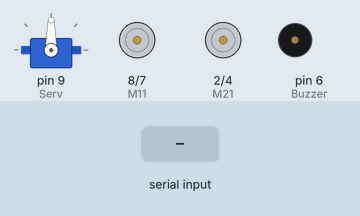
Recording of a sketch running on a simulated Arduino Uno, built with avr-gcc and run on an emulated ATmega328P. Parts: servo, motor-driver pin pairs drawn as motors (green arrow = first pin HIGH = forward, orange = second pin HIGH = backward, longer = more drive, scaled by the enable pin), buzzer (waves = sounding). The inputs (shaded band) are chosen by the test bench.

Above: at 4.9 s.
5.0 s: "X" received over the second serial link
At 6.2 s:
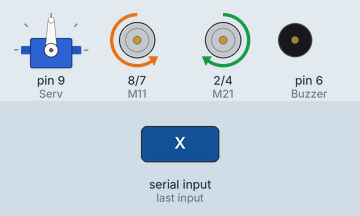
8.0 s: "W" received over the second serial link
At 8.9 s:
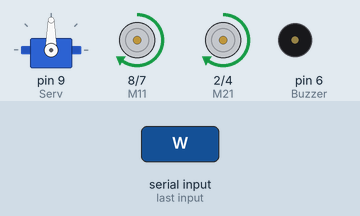
9.5 s: "S" received over the second serial link
At 10.0 s:
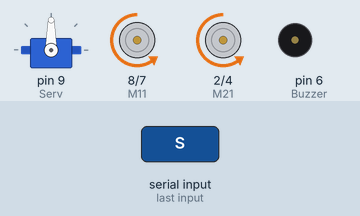
11.0 s: "A" received over the second serial link
At 12.2 s:
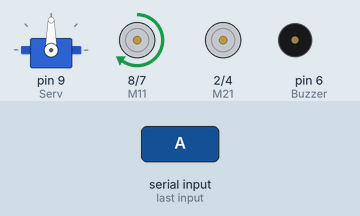
12.5 s: "D" received over the second serial link
At 13.5 s:
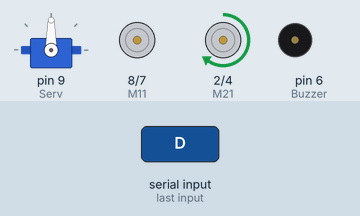
14.0 s: "X" received over the second serial link
At 14.2 s:
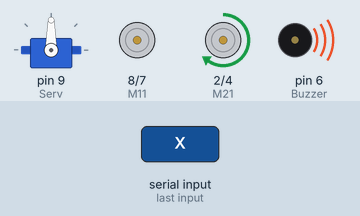
Timing chart, 0 to 17.5 s (numbered marks = the images above; inputs shaded):
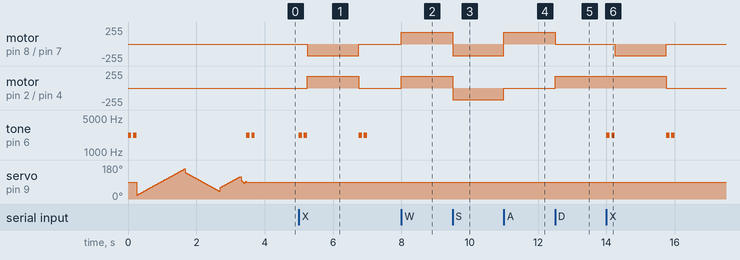

Measured:
- after the input at 5.0 s, motor on pin 8 (M11) / pin 7 (M12): stopped → backward 175/255 after 0.25 s, → stopped 1.5 s later; motor on pin 2 (M21) / pin 4 (M22): stopped → forward 175/255 after 0.25 s, → stopped 1.5 s later; tone on pin 6 (Buzzer): plays 2200 Hz for 0.10 s, 2200 Hz for 0.10 s, 2200 Hz for 0.10 s, 2200 Hz for 0.10 s, starting at once
- after the input at 8.0 s, motor on pin 8 (M11) / pin 7 (M12), motor on pin 2 (M21) / pin 4 (M22): stopped → forward 175/255 at once
- after the input at 9.5 s, motor on pin 8 (M11) / pin 7 (M12), motor on pin 2 (M21) / pin 4 (M22): forward 175/255 → backward 175/255 at once
- after the input at 11.0 s, motor on pin 8 (M11) / pin 7 (M12): backward 175/255 → forward 175/255 at once; motor on pin 2 (M21) / pin 4 (M22): backward 175/255 → stopped at once
- after the input at 12.5 s, motor on pin 8 (M11) / pin 7 (M12): forward 175/255 → stopped at once; motor on pin 2 (M21) / pin 4 (M22): stopped → forward 175/255 at once
- after the input at 14.0 s, motor on pin 8 (M11) / pin 7 (M12): stopped → backward 175/255 after 0.25 s, → stopped 1.5 s later; motor on pin 2 (M21) / pin 4 (M22): forward 175/255 → stopped after 1.8 s; tone on pin 6 (Buzzer): plays 2200 Hz for 0.10 s, 2200 Hz for 0.10 s, 2200 Hz for 0.10 s, 2200 Hz for 0.10 s, starting at once

The sketch:

CarBluetooth.ino
```cpp
#include <SoftwareSerial.h>

#include <Servo.h>


//Declaracion de las variables

//Motor 1 Derecho
const int M11=8;
const int M12=7;

//Motor 2 Izquierdo
const int M22=4;
const int M21=2;

//Control de velocidad de los motores
const int M1PWM=3;
const int M2PWM=5;

//Buzzer
const int Buzzer=6;

//Control del servo
const int Serv=9;

//Comunicacion con el cell
const int RX=10;//Receptor
const int TX=11;//Transmisor

//Declarion de pines para el ultrasonido
const int Echo=12;//Receptor
const int Triger=13;//Transmisor

//Declarion de variables temporales
int vel=175;//velocidad por defecto

int pos=20;//posicion minima que el servo puede llegar y 160 para la maxima apertura.
int dis; // distancia del objeto
char r;// Lectura de datos para saber que accion ejecutar

long tiempoEntrada;  // Almacena el tiempo de respuesta del sensor de entrada
float distanciaEntrada;  // Almacena la distancia en cm a la que se encuentra el objeto
const int distmin=25;//es la distancia minima a la que puede estar ub objeto para esquivarlo

//funcionamiento del sensorymotores

//Creacion de Objetos
Servo S;//Servo
SoftwareSerial BT(RX,TX);//comunicacion con cell


void setup() {

S.attach(Serv);

BT.begin(9600);

//Declarion de modo de pines motor 1
pinMode (M11, OUTPUT);
  pinMode (M12, OUTPUT);

//Declarion de modo de pines motor 2
  pinMode (M21, OUTPUT);
  pinMode (M22, OUTPUT);

//Declarion de modo de pines motor control de velocidad
  pinMode (M1PWM, OUTPUT);
  pinMode (M2PWM, OUTPUT);

  //Declarion de modo de pin para el Buzzer
 pinMode(Buzzer,OUTPUT);

  pinMode(Triger,OUTPUT); // El emisor emite por lo que es configurado como salida
  pinMode(Echo,INPUT);   // El receptor recibe por lo que es configurado como entrada

//Declaramos la velocidad inicializal
  analogWrite(M1PWM,vel);
  analogWrite(M2PWM,vel);

// Accion que realiza el auto al inciarce
Buzz();//pitido de encendido
ServoInit();//movimiento del servo para comprobar que funcion
Buzz();//pitido de inicio del ciclo loop

}


void loop() {

       //FunObs(); //Funciomiento por reconocimento de obastaculos
       FunBT();//Funcionamiento por control BT

    }


void robotAvance()
{
  // Motor Derecho
  // Al mantener un pin HIGH y el otro LOW el motor gira en un sentido

  digitalWrite (M11, HIGH);
  digitalWrite (M12, LOW);
  // Motor Izquierdo
  // Al mantener un pin HIGH y el otro LOW el motor gira en un sentido
  digitalWrite (M21, HIGH);
  digitalWrite (M22, LOW);
}
/*
  Función robotRetroceso: esta función hará que ambos motores se activen a máxima potencia
  en sentido contrario al anterior por lo que el robot avanzará hacia atrás
*/
void robotRetroceso()
{

  // Motor Derecho
  // Al mantener un pin LOW y el otro HIGH el motor gira en sentido contrario al anterior
  digitalWrite (M11, LOW);
  digitalWrite (M12, HIGH);
  // Motor Izquierdo
  // Al mantener un pin LOW y el otro HIGH el motor gira en sentido contrario al anterior
  digitalWrite (M21, LOW);
  digitalWrite (M22, HIGH);
}
/*
  Función robotDerecha: esta función acccionará el motor izquierdo y parará el derecho
  por lo que el coche girará hacia la derecha (sentido horario)
*/
void robotIzquierda()
{
  //  Motor Derecho
  // Se activa el motor Derecho
  digitalWrite (M11, HIGH);
  digitalWrite (M12, LOW);

  // Motor Izquierdo
  // Se para el motor Izquierdo

  digitalWrite (M21, LOW);
  digitalWrite (M22, LOW);
}
/*
  Función robotIzquierda: esta función acccionará el motor derecho y parará el izquierdo
  por lo que el coche girará hacia la izquierda (sentido antihorario)
*/
void robotDerecha ()
{
   //  Motor Derecho
  // Se para el motor Derecho

  digitalWrite (M11, LOW);
  digitalWrite (M12, LOW);
  // Motor Izquierdo
  // Se activa el motor Izquierdo
  digitalWrite (M21, HIGH);
  digitalWrite (M22, LOW);
}
/*
  Función robotParar: esta función parará ambos motores
  por lo que el robot se parará.
*/
void robotParar()
{
  // Motor Derecho
  // Se para el motor Derecho
  digitalWrite (M11, LOW);
  digitalWrite (M12, LOW);

  // Motor Izquierdo
  // Se para el motor Izquierdo
  digitalWrite (M21, LOW);
  digitalWrite (M22, LOW);
}

////////////////////////////////////////////////////////////////////////////
//Funcionamiento del auto por medio del control Bt

 void FunBT(){
     if(BT.available())
  {


r=BT.read();

  if(r=='W'){
    robotAvance();
    }
   else if(r=='S'){
    robotRetroceso();}

   else if(r=='A'){
    robotIzquierda();}

   else if(r=='D'){
    robotDerecha();}

  else if(r=='X'){
  Buzz();
  //Motor Derecho
  digitalWrite (M11, LOW);
  digitalWrite (M12, HIGH);
  // Motor Izquierdo
  // Se activa el motor Izquierdo
  digitalWrite (M21, HIGH);
  digitalWrite (M22, LOW);
  delay(1500);
  robotParar();
 Buzz();

  }


else if(r=='F'){
if(vel<255){
  vel+=10;
analogWrite(M1PWM,vel);
analogWrite(M2PWM,vel);
}
}
else if(r=='f'){
  if(vel>75){
    vel-=10;
analogWrite(M1PWM,vel);
analogWrite(M2PWM,vel);  }
  }
  else {
    robotParar();
    }


}}
/////////////////////////////////////////////////////////////////////////////
// metodo para el buzzer y el servo
void Buzz(){
     tone(Buzzer,2200);
 delay(100);
noTone(Buzzer);
delay(50);
tone(Buzzer,2200);
delay(100);
noTone(Buzzer);
  }

void ServoInit(){
    S.write(20);//mini para que no colisiones y 160 maximo

  for(int i=20;i <=160;i++){
    S.write(i);
    delay(10);
    }
  for(int i=140;i >=40;i--){
    S.write(i);
    delay(10);
    }

    for(int i=60;i <=120;i++){
    S.write(i);
    delay(10);
    }
     for(int i=100;i >=80;i--){
    S.write(i);
    delay(5);
    }
    for(int i=85;i <=95;i++){
    S.write(i);
    delay(5);
    }

    S.write(90);
    }

///////////////////////////////////////////////////////////////////////////////////////
//Funcionamiento del auto por medio de reconociminetos de obstaculos por el ultrasonido
void FunObs(){


  while(pos<=160){

    pos++;
    S.write(pos);
    dis=sensorUltrasonidos();

    if(dis<distmin && pos>=20 && pos<=80 ){
     robotIzquierda();
     delay(100);
      }
    else if(dis<distmin && pos>=80 && pos<=100){
      robotRetroceso();
      delay(100);

      }
    else if(dis<distmin && pos>=100 && pos<=160){

       robotDerecha();
       delay(100);
      }
    else{
      robotAvance();
      }

      delay(1);
    }
  while(pos>=20){
    pos--;
    S.write(pos);

    dis=sensorUltrasonidos();
    if(dis<distmin && pos>=20 && pos<=80 ){
     robotIzquierda();
     delay(100);
      }
    else if(dis<distmin && pos>=80 && pos<=100){
      robotRetroceso();
      delay(100);
      }
    else if(dis<distmin && pos>=100 && pos<=160){

       robotDerecha();
       delay(100);
      }
    else{
      robotAvance();
      }

      delay(1);
    }
  }

  //Funcionamiento del Ultrasonido
  int sensorUltrasonidos()
  {
      // Se inicializa el sensor de infrasonidos
      digitalWrite(Triger,LOW);  // Para estabilizar
      delayMicroseconds(10);

      // Comenzamos las mediciones
      // Se envía una señal activando la salida trigger durante 10 microsegundos
      digitalWrite(Triger, HIGH);  // envío del pulso ultrasónico
      delayMicroseconds(10);
      tiempoEntrada=pulseIn(Echo, HIGH);
      return distanciaEntrada= int(0.017*tiempoEntrada); // Fórmula para calcular la distancia en cm
  }
```
